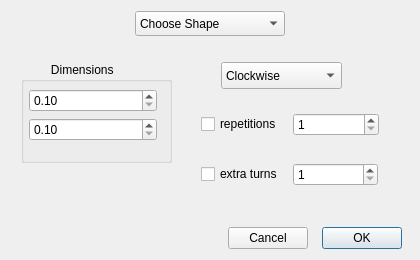
<?xml version="1.0" encoding="UTF-8"?>
<ui version="4.0">
 <class>CustomMoveDialog</class>
 <widget class="QDialog" name="CustomMoveDialog">
  <property name="geometry">
   <rect>
    <x>0</x>
    <y>0</y>
    <width>420</width>
    <height>260</height>
   </rect>
  </property>
  <property name="windowTitle">
   <string>Custom Movement Selection</string>
  </property>
  <layout class="QGridLayout" name="gridLayout" rowstretch="0,1,0,0">
   <item row="3" column="3">
    <widget class="QDialogButtonBox" name="buttonBox">
     <property name="orientation">
      <enum>Qt::Horizontal</enum>
     </property>
     <property name="standardButtons">
      <set>QDialogButtonBox::Ok</set>
     </property>
     <property name="centerButtons">
      <bool>true</bool>
     </property>
    </widget>
   </item>
   <item row="2" column="2">
    <spacer name="verticalSpacer_2">
     <property name="orientation">
      <enum>Qt::Vertical</enum>
     </property>
     <property name="sizeHint" stdset="0">
      <size>
       <width>20</width>
       <height>0</height>
      </size>
     </property>
    </spacer>
   </item>
   <item row="3" column="2">
    <widget class="QDialogButtonBox" name="buttonBox_2">
     <property name="standardButtons">
      <set>QDialogButtonBox::Cancel</set>
     </property>
    </widget>
   </item>
   <item row="0" column="0" colspan="4">
    <widget class="QWidget" name="widget_1" native="true">
     <layout class="QHBoxLayout" name="horizontalLayout_3">
      <property name="spacing">
       <number>0</number>
      </property>
      <property name="leftMargin">
       <number>0</number>
      </property>
      <property name="topMargin">
       <number>0</number>
      </property>
      <property name="rightMargin">
       <number>0</number>
      </property>
      <property name="bottomMargin">
       <number>0</number>
      </property>
      <item>
       <spacer name="horizontalSpacer_1">
        <property name="orientation">
         <enum>Qt::Horizontal</enum>
        </property>
        <property name="sizeHint" stdset="0">
         <size>
          <width>153</width>
          <height>20</height>
         </size>
        </property>
       </spacer>
      </item>
      <item>
       <widget class="QComboBox" name="shapes_comboBox">
        <property name="sizePolicy">
         <sizepolicy hsizetype="Fixed" vsizetype="Fixed">
          <horstretch>0</horstretch>
          <verstretch>0</verstretch>
         </sizepolicy>
        </property>
        <property name="minimumSize">
         <size>
          <width>150</width>
          <height>25</height>
         </size>
        </property>
        <property name="maximumSize">
         <size>
          <width>150</width>
          <height>25</height>
         </size>
        </property>
        <item>
         <property name="text">
          <string>Choose Shape</string>
         </property>
        </item>
        <item>
         <property name="text">
          <string>Rectangle</string>
         </property>
        </item>
        <item>
         <property name="text">
          <string>Square</string>
         </property>
        </item>
        <item>
         <property name="text">
          <string>Circle</string>
         </property>
        </item>
       </widget>
      </item>
      <item>
       <spacer name="horizontalSpacer_2">
        <property name="orientation">
         <enum>Qt::Horizontal</enum>
        </property>
        <property name="sizeHint" stdset="0">
         <size>
          <width>153</width>
          <height>20</height>
         </size>
        </property>
       </spacer>
      </item>
     </layout>
    </widget>
   </item>
   <item row="3" column="0">
    <spacer name="horizontalSpacer_3">
     <property name="orientation">
      <enum>Qt::Horizontal</enum>
     </property>
     <property name="sizeHint" stdset="0">
      <size>
       <width>40</width>
       <height>20</height>
      </size>
     </property>
    </spacer>
   </item>
   <item row="3" column="1">
    <spacer name="horizontalSpacer">
     <property name="orientation">
      <enum>Qt::Horizontal</enum>
     </property>
     <property name="sizeHint" stdset="0">
      <size>
       <width>40</width>
       <height>20</height>
      </size>
     </property>
    </spacer>
   </item>
   <item row="1" column="0" colspan="4">
    <widget class="QWidget" name="widget_2" native="true">
     <widget class="QWidget" name="repetition_widget" native="true">
      <property name="geometry">
       <rect>
        <x>190</x>
        <y>60</y>
        <width>178</width>
        <height>45</height>
       </rect>
      </property>
      <layout class="QHBoxLayout" name="horizontalLayout">
       <item>
        <widget class="QCheckBox" name="repetition_checkBox">
         <property name="text">
          <string>repetitions</string>
         </property>
        </widget>
       </item>
       <item>
        <widget class="QSpinBox" name="repetition_spinBox">
         <property name="minimum">
          <number>1</number>
         </property>
        </widget>
       </item>
      </layout>
     </widget>
     <widget class="QWidget" name="extraturn_widget" native="true">
      <property name="geometry">
       <rect>
        <x>190</x>
        <y>110</y>
        <width>177</width>
        <height>45</height>
       </rect>
      </property>
      <layout class="QHBoxLayout" name="horizontalLayout_2">
       <item>
        <widget class="QCheckBox" name="extraturn_checkBox">
         <property name="text">
          <string>extra turns</string>
         </property>
        </widget>
       </item>
       <item>
        <widget class="QSpinBox" name="extraturn_spinBox">
         <property name="minimum">
          <number>1</number>
         </property>
        </widget>
       </item>
      </layout>
     </widget>
     <widget class="QGroupBox" name="dimensions_groupBox">
      <property name="geometry">
       <rect>
        <x>10</x>
        <y>20</y>
        <width>151</width>
        <height>101</height>
       </rect>
      </property>
      <property name="title">
       <string>         Dimensions</string>
      </property>
      <layout class="QVBoxLayout" name="verticalLayout_2">
       <property name="leftMargin">
        <number>5</number>
       </property>
       <property name="topMargin">
        <number>7</number>
       </property>
       <property name="rightMargin">
        <number>12</number>
       </property>
       <property name="bottomMargin">
        <number>0</number>
       </property>
       <item>
        <widget class="QDoubleSpinBox" name="doubleSpinBox_1">
         <property name="minimum">
          <double>0.100000000000000</double>
         </property>
         <property name="maximum">
          <double>999.990000000000009</double>
         </property>
        </widget>
       </item>
       <item>
        <widget class="QDoubleSpinBox" name="doubleSpinBox_2">
         <property name="minimum">
          <double>0.100000000000000</double>
         </property>
         <property name="maximum">
          <double>999.990000000000009</double>
         </property>
         <property name="value">
          <double>0.100000000000000</double>
         </property>
        </widget>
       </item>
       <item>
        <spacer name="verticalSpacer">
         <property name="orientation">
          <enum>Qt::Vertical</enum>
         </property>
         <property name="sizeHint" stdset="0">
          <size>
           <width>20</width>
           <height>0</height>
          </size>
         </property>
        </spacer>
       </item>
      </layout>
     </widget>
     <widget class="QComboBox" name="rotationdirection_comboBox">
      <property name="geometry">
       <rect>
        <x>210</x>
        <y>20</y>
        <width>121</width>
        <height>27</height>
       </rect>
      </property>
      <item>
       <property name="text">
        <string>Clockwise</string>
       </property>
      </item>
      <item>
       <property name="text">
        <string>Anticlockwise</string>
       </property>
      </item>
     </widget>
    </widget>
   </item>
  </layout>
 </widget>
 <resources/>
 <connections/>
</ui>
